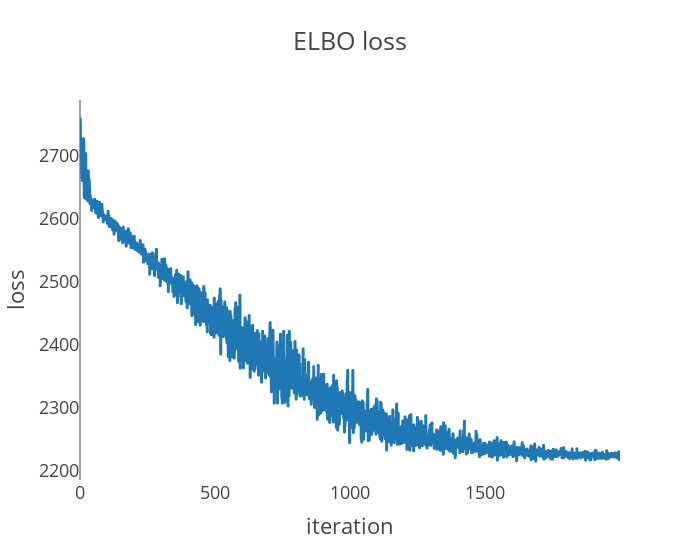

Notebook code cell kept with this figure:
### Code cell
sample45 = get_samples(impactDF_grid45, base_m= 30, base_s= 25, slope_m= 0, slope_s= 30, n_iters=2000, n_samples=3000)

### Figure 1 — Plotly figure (JSON) as saved in the notebook; plotly's stock layout.template omitted (floating-point values rounded to 4 significant figures; data arrays with more than 128 entries replaced by an {"elided": "..."} marker saying what was removed)
{"data": [{"hovertemplate": "x=%{x}<br>y=%{y}<extra></extra>", "legendgroup": "", "line": {"color": "#1F77B4", "dash": "solid"}, "marker": {"symbol": "circle"}, "mode": "lines", "name": "", "showlegend": false, "type": "scattergl", "x": {"elided": "2000 int values"}, "xaxis": "x", "y": {"elided": "2000 float values"}, "yaxis": "y"}], "layout": {"legend": {"tracegroupgap": 0}, "title": {"text": "ELBO loss"}, "width": 700, "xaxis": {"anchor": "y", "domain": [0, 1], "showgrid": false, "title": {"text": "iteration"}}, "yaxis": {"anchor": "x", "domain": [0, 1], "showgrid": false, "title": {"text": "loss"}}}}
